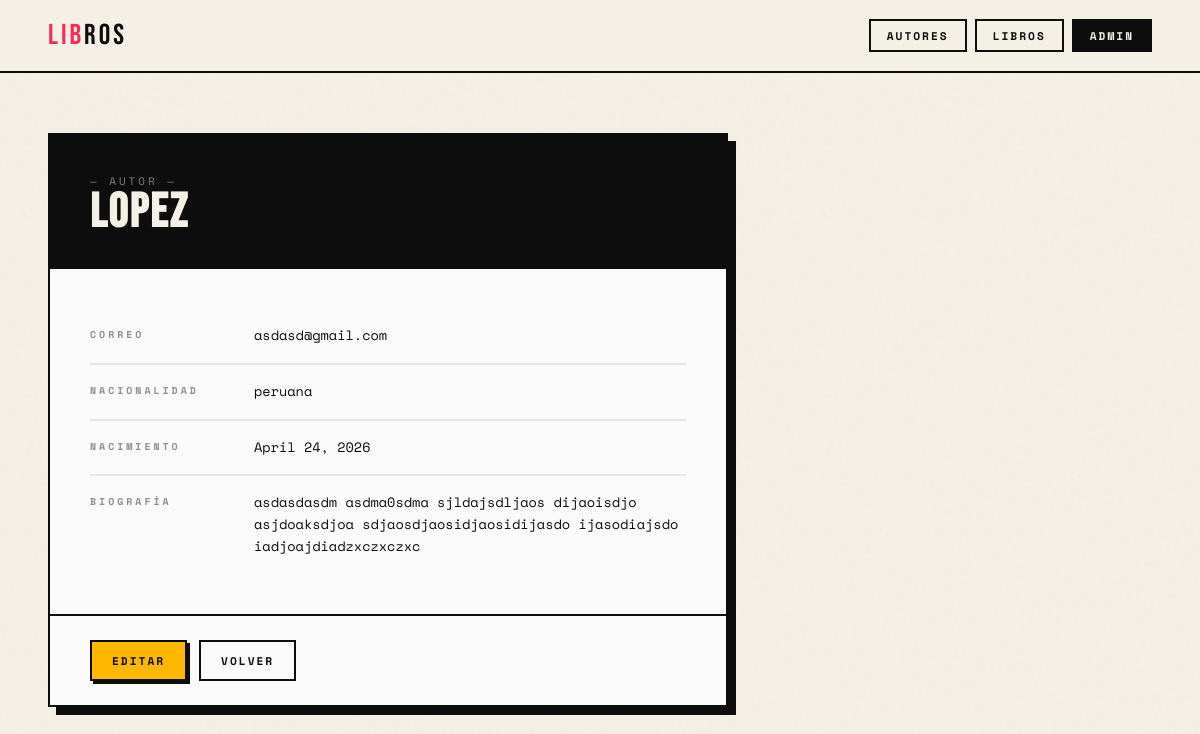
The app's page /autores/1/ with its own data.
### gestion/models.py (models this page shows, shortened)
class Autor(models.Model):
    nombre = models.CharField(max_length=100)
    correo = models.EmailField(unique=True)
    nacionalidad = models.CharField(max_length=50)
    fecha_nacimiento = models.DateField()
    biografia = models.TextField(blank=True, null=True)

### gestion/views.py (the view)
# urls.py: path('autores/<int:pk>/', views.AutorDetailView.as_view(), name='detalle_autor'),
class AutorDetailView(DetailView):
    model = Autor
    template_name = 'gestion/autor_detail.html'
    context_object_name = 'autor'

### gestion/templates/gestion/autor_detail.html
{% extends 'gestion/base.html' %}
{% block content %}
<div class="detail-box">
    <div class="detail-header">
        <p class="subtitle">— Autor —</p>
        <h1>{{ autor.nombre }}</h1>
    </div>
    <div class="detail-body">
        <div class="detail-row">
            <span class="detail-label">Correo</span>
            <span class="detail-value">{{ autor.correo }}</span>
        </div>
        <div class="detail-row">
            <span class="detail-label">Nacionalidad</span>
            <span class="detail-value">{{ autor.nacionalidad }}</span>
        </div>
        <div class="detail-row">
            <span class="detail-label">Nacimiento</span>
            <span class="detail-value">{{ autor.fecha_nacimiento }}</span>
        </div>
        <div class="detail-row">
            <span class="detail-label">Biografía</span>
            <span class="detail-value">{{ autor.biografia|default:"—" }}</span>
        </div>
    </div>
    <div class="detail-actions">
        <a href="{% url 'editar_autor' autor.pk %}" class="btn btn-warning">Editar</a>
        <a href="{% url 'lista_autores' %}" class="btn btn-secondary">Volver</a>
    </div>
</div>
{% endblock %}

### gestion/static/gestion/css/estilos.css (style rules this page uses)
*, *::before, *::after { box-sizing: border-box; margin: 0; padding: 0; }
:root { --bg: #F5F0E6; --black: #0D0D0D; --accent: #FF2D55; --accent2: #FFB800; --border: 2.5px solid #0D0D0D; --white: #FAFAFA; }
body { background: var(--bg); font-family: 'Space Mono', monospace; color: var(--black); min-height: 100vh; display: flex; flex-direction: column; }
body::before { content: ''; position: fixed; inset: 0; pointer-events: none; z-index: 0; }
.btn { border: var(--border); padding: 10px 20px; font-family: 'Space Mono', monospace; font-size: 0.7rem; letter-spacing: 2px; text-transform: uppercase; font-weight: 700; text-decoration: none; display: inline-block; cursor: pointer; transition: transform .12s, box-shadow .12s; }
.btn-secondary { background: transparent; color: var(--black); }
.btn-warning { background: var(--accent2); color: var(--black); box-shadow: 3px 3px 0 var(--black); }
.detail-box { border: var(--border); background: var(--white); box-shadow: 8px 8px 0 var(--black); max-width: 680px; animation: slideUp 0.4s cubic-bezier(.16,1,.3,1) both; }
.detail-header { background: var(--black); color: var(--bg); padding: 32px 40px; }
.detail-header h1 { font-family: 'Bebas Neue', sans-serif; font-size: 3rem; letter-spacing: 2px; line-height: 1; }
.detail-header .subtitle { font-size: 0.68rem; letter-spacing: 3px; text-transform: uppercase; opacity: 0.5; margin-top: 6px; }
.detail-body { padding: 40px; }
.detail-row { display: flex; border-bottom: 2px solid #0D0D0D15; padding: 16px 0; gap: 24px; }
.detail-row:last-child { border-bottom: none; }
.detail-label { font-size: 0.62rem; letter-spacing: 3px; text-transform: uppercase; font-weight: 700; opacity: 0.45; min-width: 140px; padding-top: 2px; }
.detail-value { font-size: 0.85rem; line-height: 1.6; }
.detail-actions { padding: 24px 40px; border-top: var(--border); display: flex; gap: 12px; }

### records on screen
Autor: nombre "Lopez", correo "asdasd@gmail.com", nacionalidad "peruana", fecha_nacimiento "April 24, 2026", biografia "asdasdasdm asdma0sdma sjldajsdljaos dijaoisdjo asjdoaksdjoa sdjaosdjaosidjaosidijasdo ijasodiajsdo iadjoajdiadzxczxczxc"
